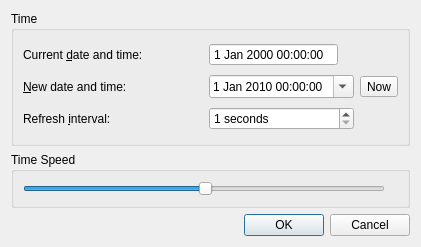
<?xml version="1.0" encoding="UTF-8"?>
<ui version="4.0">
 <class>TimeControlWidget</class>
 <widget class="QDialog" name="TimeControlWidget">
  <property name="geometry">
   <rect>
    <x>0</x>
    <y>0</y>
    <width>421</width>
    <height>247</height>
   </rect>
  </property>
  <property name="windowTitle">
   <string>Time Control</string>
  </property>
  <layout class="QVBoxLayout" name="verticalLayout">
   <item>
    <widget class="QGroupBox" name="time">
     <property name="title">
      <string>Time</string>
     </property>
     <layout class="QGridLayout" name="gridLayout">
      <item row="1" column="0">
       <widget class="QLabel" name="newLabel">
        <property name="text">
         <string>&amp;New date and time:</string>
        </property>
        <property name="buddy">
         <cstring>newDateTimeEdit</cstring>
        </property>
       </widget>
      </item>
      <item row="2" column="0">
       <widget class="QLabel" name="refreshIntervalLabel">
        <property name="text">
         <string>Refresh &amp;interval:</string>
        </property>
        <property name="buddy">
         <cstring>refreshIntervalSpinBox</cstring>
        </property>
       </widget>
      </item>
      <item row="2" column="1">
       <widget class="QSpinBox" name="refreshIntervalSpinBox">
        <property name="suffix">
         <string> seconds</string>
        </property>
        <property name="minimum">
         <number>1</number>
        </property>
        <property name="maximum">
         <number>9999</number>
        </property>
       </widget>
      </item>
      <item row="1" column="2">
       <widget class="QToolButton" name="nowToolButton">
        <property name="sizePolicy">
         <sizepolicy hsizetype="Fixed" vsizetype="Fixed">
          <horstretch>0</horstretch>
          <verstretch>2</verstretch>
         </sizepolicy>
        </property>
        <property name="text">
         <string>Now</string>
        </property>
       </widget>
      </item>
      <item row="1" column="1">
       <widget class="QDateTimeEdit" name="newDateTimeEdit">
        <property name="sizePolicy">
         <sizepolicy hsizetype="Fixed" vsizetype="Fixed">
          <horstretch>0</horstretch>
          <verstretch>0</verstretch>
         </sizepolicy>
        </property>
        <property name="date">
         <date>
          <year>2010</year>
          <month>1</month>
          <day>1</day>
         </date>
        </property>
        <property name="calendarPopup">
         <bool>true</bool>
        </property>
       </widget>
      </item>
      <item row="0" column="1">
       <widget class="QDateTimeEdit" name="currentDateTimeEdit">
        <property name="enabled">
         <bool>true</bool>
        </property>
        <property name="sizePolicy">
         <sizepolicy hsizetype="Fixed" vsizetype="Fixed">
          <horstretch>0</horstretch>
          <verstretch>0</verstretch>
         </sizepolicy>
        </property>
        <property name="focusPolicy">
         <enum>Qt::NoFocus</enum>
        </property>
        <property name="frame">
         <bool>true</bool>
        </property>
        <property name="readOnly">
         <bool>true</bool>
        </property>
        <property name="buttonSymbols">
         <enum>QAbstractSpinBox::NoButtons</enum>
        </property>
        <property name="keyboardTracking">
         <bool>false</bool>
        </property>
       </widget>
      </item>
      <item row="0" column="0">
       <widget class="QLabel" name="currentLabel">
        <property name="enabled">
         <bool>true</bool>
        </property>
        <property name="text">
         <string>Current &amp;date and time:</string>
        </property>
        <property name="buddy">
         <cstring>currentDateTimeEdit</cstring>
        </property>
       </widget>
      </item>
     </layout>
    </widget>
   </item>
   <item>
    <widget class="QGroupBox" name="timeSpeed">
     <property name="title">
      <string>Time Speed</string>
     </property>
     <layout class="QHBoxLayout" name="horizontalLayout_5">
      <item>
       <widget class="QSlider" name="speedSlider">
        <property name="minimum">
         <number>-100</number>
        </property>
        <property name="maximum">
         <number>100</number>
        </property>
        <property name="singleStep">
         <number>1</number>
        </property>
        <property name="pageStep">
         <number>20</number>
        </property>
        <property name="value">
         <number>1</number>
        </property>
        <property name="sliderPosition">
         <number>1</number>
        </property>
        <property name="orientation">
         <enum>Qt::Horizontal</enum>
        </property>
        <property name="tickPosition">
         <enum>QSlider::NoTicks</enum>
        </property>
       </widget>
      </item>
      <item>
       <widget class="QLabel" name="speedLabel">
        <property name="text">
         <string/>
        </property>
       </widget>
      </item>
     </layout>
    </widget>
   </item>
   <item>
    <widget class="QDialogButtonBox" name="buttonBox">
     <property name="standardButtons">
      <set>QDialogButtonBox::Cancel|QDialogButtonBox::Ok</set>
     </property>
    </widget>
   </item>
  </layout>
 </widget>
 <resources/>
 <connections/>
</ui>
